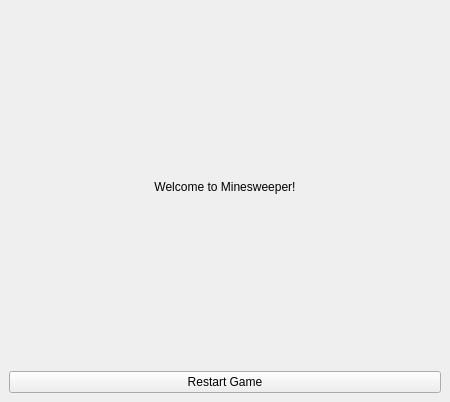
<?xml version="1.0" encoding="UTF-8"?>
<ui version="4.0">
 <class>MainWindow</class>
 <widget class="QMainWindow" name="MainWindow">
  <property name="geometry">
   <rect>
    <x>0</x>
    <y>0</y>
    <width>450</width>
    <height>402</height>
   </rect>
  </property>
  <property name="windowTitle">
   <string>Minesweeper</string>
  </property>
  <widget class="QWidget" name="centralwidget">
   <layout class="QVBoxLayout" name="verticalLayout">
    <item>
     <widget class="QLabel" name="label_status">
      <property name="text">
       <string>Welcome to Minesweeper!</string>
      </property>
      <property name="alignment">
       <set>Qt::AlignCenter</set>
      </property>
     </widget>
    </item>
    <item>
     <layout class="QGridLayout" name="gridLayout_board"/>
    </item>
    <item>
     <widget class="QPushButton" name="btn_restart">
      <property name="text">
       <string>Restart Game</string>
      </property>
     </widget>
    </item>
   </layout>
  </widget>
 </widget>
 <resources/>
 <connections/>
</ui>
